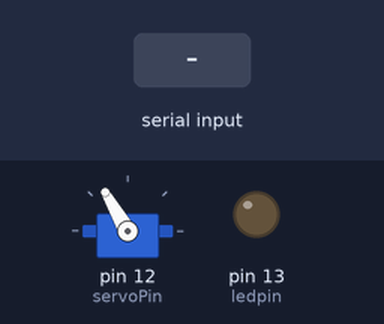
A sketch run on a simulated Arduino Uno, built with avr-gcc and run on an emulated ATmega328P. Shown: servo, output pins drawn as LEDs (lit = HIGH). The test bench sets the inputs (shaded band).

Above: at 1.2 s.
1.3 s: "1" received over the second serial link
At 2.5 s:
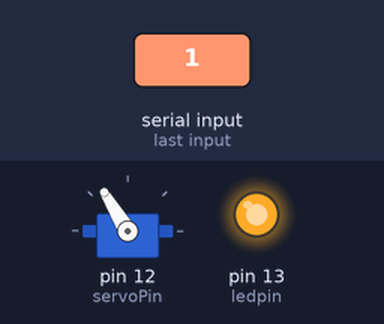
2.8 s: "0" received over the second serial link
At 3.6 s:
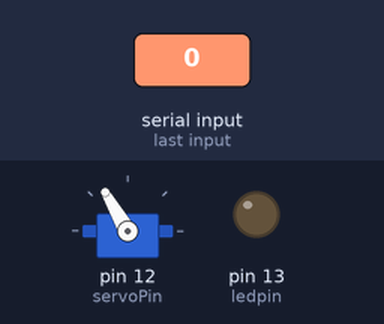
4.3 s: "0" received over the second serial link
At 4.8 s:
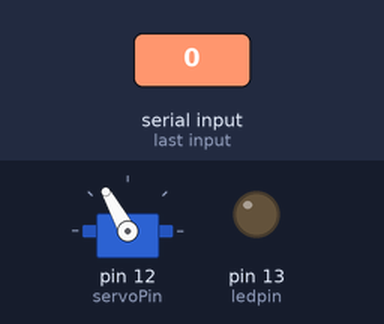
Timing chart, 0 to 7.3 s (numbered marks = the images above; inputs shaded):
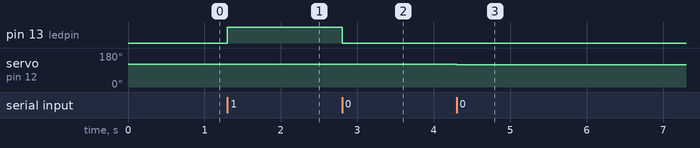

Measured:
- after the input at 1.3 s, pin 13 (ledpin): LOW → HIGH at once; servo on pin 12 (servoPin): 120° → 121° at once
- after the input at 2.8 s, pin 13 (ledpin): HIGH → LOW at once; servo on pin 12 (servoPin): 121° → 120° at once
- after the input at 4.3 s, servo on pin 12 (servoPin): 120° → 119° at once

The sketch:

bluetooth_hc05_trial1.ino
```cpp
// This program shown how to control arduino from PC or Android Via Bluetooth
// Connect ...
// arduino>>bluetooth
// D11   >>>  Rx
// D10   >>>  Tx


#include <SoftwareSerial.h>// import the serial library
#include <Servo.h>

const int servoPin = 12;
SoftwareSerial hc05( 10, 11 ); // RX, TX
int ledpin = 13; // led on D13 will show blink on / off
int BluetoothData; // the data given from Computer
Servo servo;
int pwm = 120;

void setup() {
  servo.attach( servoPin );
//  servo.setMaximumPulse( 2400 );
//  servo.setMinimumPulse( 900 );
  servo.write( pwm );

  hc05.begin( 9600 );
  hc05.println( "Bluetooth On please press 1 or 0 blink LED .." );
  pinMode( ledpin, OUTPUT );
}

void loop() {
  // put your main code here, to run repeatedly:
  if ( hc05.available() ) {
    BluetoothData= hc05.read();
    if ( BluetoothData == '1' ) {   // if number 1 pressed ....
      digitalWrite( ledpin, 1 );
//      hc05.println( "LED  On D13 ON ! " );
//      hc05.println( "+" );
      pwm += 1;
      servo.write( pwm );
      delay( 10 );
    }
    if (BluetoothData == '0') {// if number 0 pressed ....
      digitalWrite(ledpin,0);
 //     hc05.println("LED  On D13 Off ! ");
 //     hc05.println( "-" );
      pwm -= 1;
      servo.write( pwm );
      delay( 10 );
    }
  }
//  servo.refresh();
  delay(1);// prepare for next data ...
}
```
